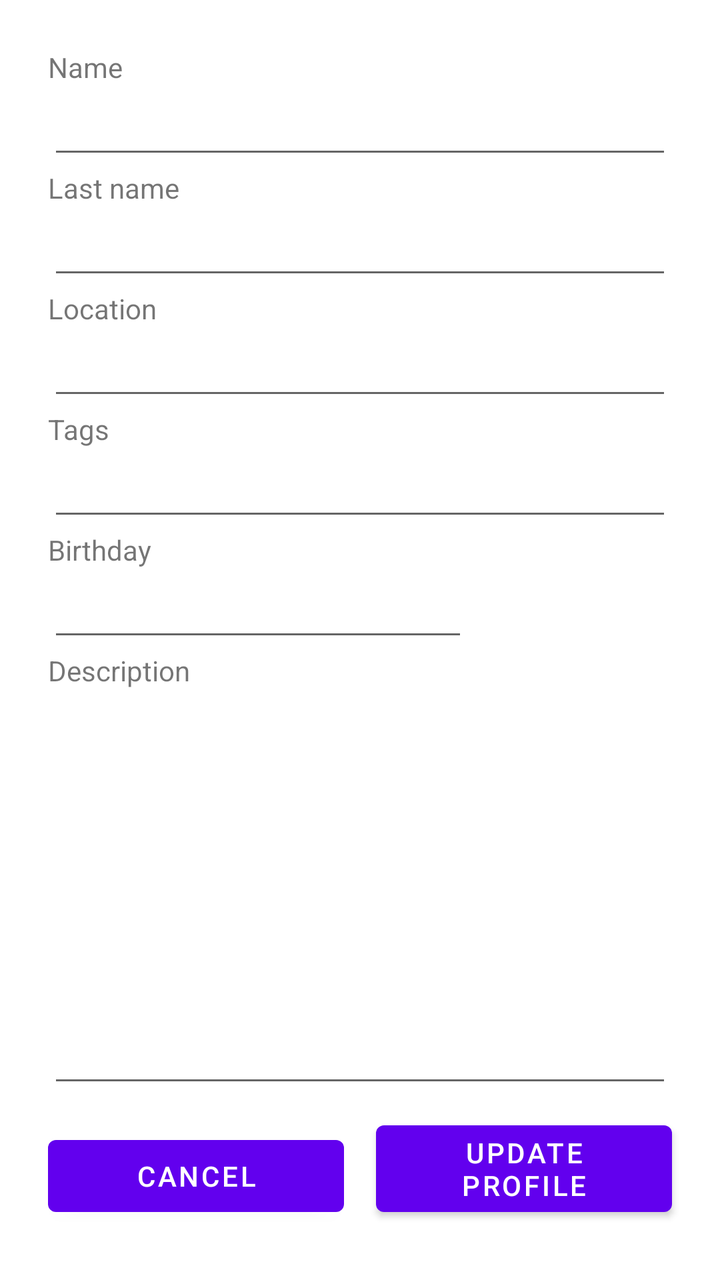
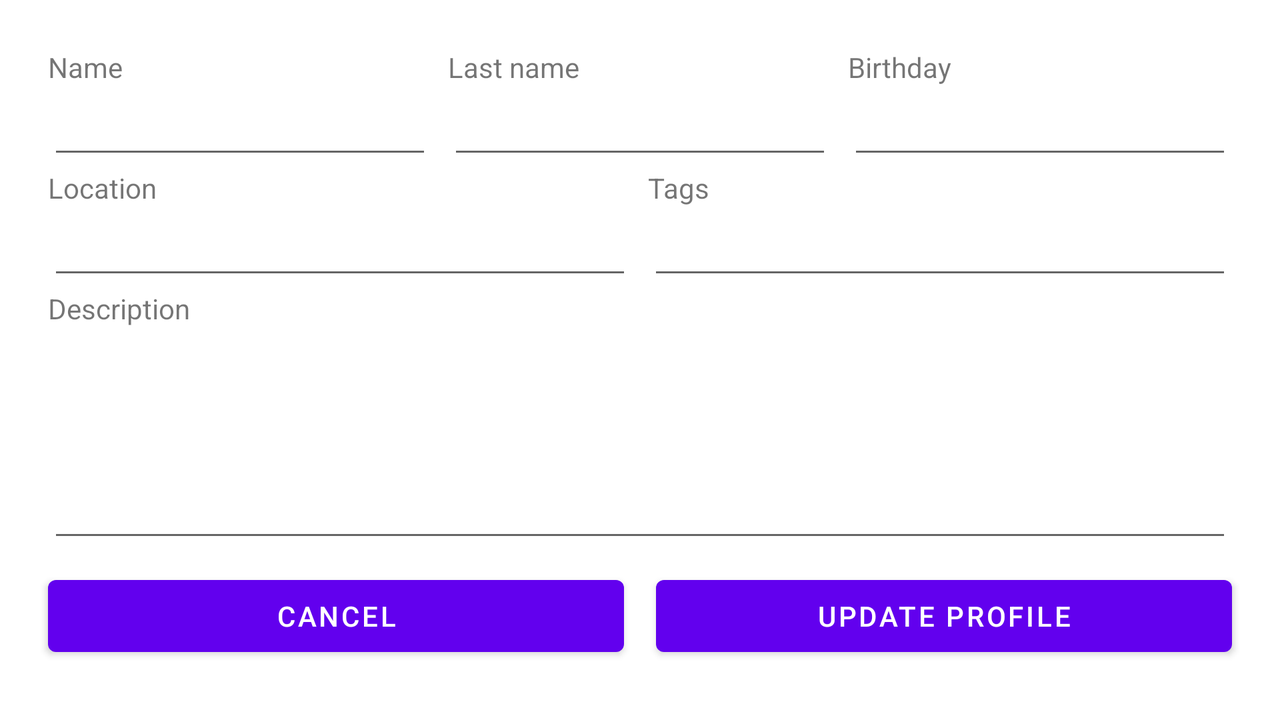

One screen, two layout resources from the same app: the default and the repository's alternative for another configuration. Each is rendered where Android would select it; the XML of both is given below.
<!-- AndroidManifest.xml: application theme Theme.PADMVOLUNTARIXFINAL -->
<!-- res/layout/activity_edit_profile.xml -->
<?xml version="1.0" encoding="utf-8"?>
<androidx.constraintlayout.widget.ConstraintLayout xmlns:android="http://schemas.android.com/apk/res/android"
    xmlns:app="http://schemas.android.com/apk/res-auto"
    xmlns:tools="http://schemas.android.com/tools"
    android:orientation="vertical"
    android:layout_width="match_parent"
    android:layout_height="match_parent"
    android:padding="20dp"
    tools:context=".EditProfileActivity">

    <TextView
        android:id="@+id/textView"
        android:layout_width="wrap_content"
        android:layout_height="wrap_content"
        android:layout_marginStart="4dp"
        android:layout_marginTop="4dp"
        android:text="Name"
        app:layout_constraintBottom_toTopOf="@+id/etName"
        app:layout_constraintStart_toStartOf="parent"
        app:layout_constraintTop_toTopOf="parent"
        tools:ignore="MissingConstraints" />

    <EditText
        android:id="@+id/etName"
        android:layout_width="0dp"
        android:layout_height="wrap_content"
        android:layout_marginStart="4dp"
        android:layout_marginEnd="4dp"
        app:layout_constraintBottom_toTopOf="@+id/textView2"
        app:layout_constraintEnd_toEndOf="parent"
        app:layout_constraintStart_toStartOf="parent"
        app:layout_constraintTop_toBottomOf="@+id/textView"
        tools:ignore="MissingConstraints" />


    <TextView
        android:id="@+id/textView2"
        android:layout_width="wrap_content"
        android:layout_height="wrap_content"
        android:layout_marginStart="4dp"
        android:text="Last name"
        app:layout_constraintBottom_toTopOf="@+id/etLastName"
        app:layout_constraintStart_toStartOf="parent"
        app:layout_constraintTop_toBottomOf="@+id/etName"
        tools:ignore="MissingConstraints" />

    <EditText
        android:id="@+id/etLastName"
        android:layout_width="0dp"
        android:layout_height="wrap_content"
        android:layout_marginStart="4dp"
        android:layout_marginEnd="4dp"
        app:layout_constraintBottom_toTopOf="@+id/textView3"
        app:layout_constraintEnd_toEndOf="parent"
        app:layout_constraintStart_toStartOf="parent"
        app:layout_constraintTop_toBottomOf="@+id/textView2"
        tools:ignore="MissingConstraints" />


    <TextView
        android:id="@+id/textView3"
        android:layout_width="wrap_content"
        android:layout_height="wrap_content"
        android:layout_marginStart="4dp"
        android:text="Location"
        app:layout_constraintBottom_toTopOf="@+id/etLocation"
        app:layout_constraintStart_toStartOf="parent"
        app:layout_constraintTop_toBottomOf="@+id/etLastName"
        tools:ignore="MissingConstraints" />

    <EditText
        android:id="@+id/etLocation"
        android:layout_width="0dp"
        android:layout_height="wrap_content"
        android:layout_marginStart="4dp"
        android:layout_marginEnd="4dp"
        app:layout_constraintEnd_toEndOf="parent"
        app:layout_constraintStart_toStartOf="parent"
        app:layout_constraintTop_toBottomOf="@+id/textView3"
        tools:ignore="MissingConstraints" />

    <Button
        android:id="@+id/bUpdateProfile"
        android:layout_width="0dp"
        android:layout_height="wrap_content"
        android:layout_marginStart="8dp"
        android:layout_marginEnd="4dp"
        android:layout_marginBottom="8dp"
        android:text="Update profile"
        app:layout_constraintBottom_toBottomOf="parent"
        app:layout_constraintEnd_toEndOf="parent"
        app:layout_constraintStart_toEndOf="@+id/bCancel"
        tools:ignore="MissingConstraints" />

    <TextView
        android:id="@+id/textView6"
        android:layout_width="wrap_content"
        android:layout_height="wrap_content"
        android:layout_marginStart="4dp"
        android:text="Tags"
        app:layout_constraintBottom_toTopOf="@+id/etTags"
        app:layout_constraintStart_toStartOf="parent"
        app:layout_constraintTop_toBottomOf="@+id/etLocation" />

    <EditText
        android:id="@+id/etTags"
        android:layout_width="0dp"
        android:layout_height="wrap_content"
        android:layout_marginStart="4dp"
        android:layout_marginEnd="4dp"
        android:ems="10"
        android:inputType="textPersonName"
        app:layout_constraintEnd_toEndOf="parent"
        app:layout_constraintStart_toStartOf="parent"
        app:layout_constraintTop_toBottomOf="@+id/textView6" />

    <EditText
        android:id="@+id/etBirthday"
        android:layout_width="0dp"
        android:layout_height="wrap_content"
        android:layout_marginStart="4dp"
        android:ems="10"
        android:inputType="date"
        app:layout_constraintBottom_toTopOf="@+id/textView8"
        app:layout_constraintStart_toStartOf="parent"
        app:layout_constraintTop_toBottomOf="@+id/textView7" />

    <TextView
        android:id="@+id/textView7"
        android:layout_width="wrap_content"
        android:layout_height="wrap_content"
        android:layout_marginStart="4dp"
        android:text="Birthday"
        app:layout_constraintBottom_toTopOf="@+id/etBirthday"
        app:layout_constraintStart_toStartOf="parent"
        app:layout_constraintTop_toBottomOf="@+id/etTags" />

    <EditText
        android:id="@+id/etDescription"
        android:layout_width="0dp"
        android:layout_height="0dp"
        android:layout_marginStart="4dp"
        android:layout_marginEnd="4dp"
        android:layout_marginBottom="8dp"
        android:ems="10"
        android:gravity="start|top"
        android:inputType="textMultiLine"
        app:layout_constraintBottom_toTopOf="@+id/bUpdateProfile"
        app:layout_constraintEnd_toEndOf="parent"
        app:layout_constraintStart_toStartOf="parent"
        app:layout_constraintTop_toBottomOf="@+id/textView8" />

    <TextView
        android:id="@+id/textView8"
        android:layout_width="wrap_content"
        android:layout_height="wrap_content"
        android:layout_marginStart="4dp"
        android:text="Description"
        app:layout_constraintBottom_toTopOf="@+id/etDescription"
        app:layout_constraintStart_toStartOf="parent"
        app:layout_constraintTop_toBottomOf="@+id/etBirthday" />

    <Button
        android:id="@+id/bCancel"
        android:layout_width="0dp"
        android:layout_height="wrap_content"
        android:layout_marginStart="4dp"
        android:layout_marginEnd="8dp"
        android:layout_marginBottom="8dp"
        android:text="Cancel"
        app:layout_constraintBottom_toBottomOf="parent"
        app:layout_constraintEnd_toStartOf="@+id/bUpdateProfile"
        app:layout_constraintStart_toStartOf="parent" />

</androidx.constraintlayout.widget.ConstraintLayout>
<!-- resources referenced by this layout -->
<resources>
  <style name="Theme.PADMVOLUNTARIXFINAL" parent="Theme.MaterialComponents.DayNight.DarkActionBar">
          
          <item name="colorPrimary">@color/purple_500</item>
          <item name="colorPrimaryVariant">@color/purple_700</item>
          <item name="colorOnPrimary">@color/white</item>
          
          <item name="colorSecondary">@color/teal_200</item>
          <item name="colorSecondaryVariant">@color/teal_700</item>
          <item name="colorOnSecondary">@color/black</item>
          
          <item name="android:statusBarColor" tools:targetApi="l">?attr/colorPrimaryVariant</item>
          
      </style>
  <color name="purple_500">#FF6200EE</color>
  <color name="purple_700">#FF3700B3</color>
  <color name="white">#FFFFFFFF</color>
  <color name="teal_200">#FF03DAC5</color>
  <color name="teal_700">#FF018786</color>
  <color name="black">#FF000000</color>
</resources>
<!-- res/layout-land/activity_edit_profile.xml (the repository's variant of the layout above) -->
<!-- drawn on the phone turned sideways -->
<?xml version="1.0" encoding="utf-8"?>
<androidx.constraintlayout.widget.ConstraintLayout xmlns:android="http://schemas.android.com/apk/res/android"
    xmlns:app="http://schemas.android.com/apk/res-auto"
    xmlns:tools="http://schemas.android.com/tools"
    android:orientation="vertical"
    android:layout_width="match_parent"
    android:layout_height="match_parent"
    android:padding="20dp"
    tools:context=".EditProfileActivity">

    <TextView
        android:id="@+id/textView"
        android:layout_width="wrap_content"
        android:layout_height="wrap_content"
        android:layout_marginStart="4dp"
        android:layout_marginTop="4dp"
        android:text="Name"
        app:layout_constraintBottom_toTopOf="@+id/etName"
        app:layout_constraintStart_toStartOf="parent"
        app:layout_constraintTop_toTopOf="parent"
        tools:ignore="MissingConstraints" />


    <EditText
        android:id="@+id/etName"
        android:layout_width="0dp"
        android:layout_height="wrap_content"
        android:layout_marginStart="4dp"
        android:layout_marginEnd="4dp"
        app:layout_constraintEnd_toStartOf="@+id/etLastName"
        app:layout_constraintStart_toStartOf="parent"
        app:layout_constraintTop_toBottomOf="@+id/textView"
        tools:ignore="MissingConstraints" />


    <TextView
        android:id="@+id/textView2"
        android:layout_width="wrap_content"
        android:layout_height="wrap_content"
        android:layout_marginTop="4dp"
        android:text="Last name"
        app:layout_constraintBottom_toTopOf="@+id/etLastName"
        app:layout_constraintStart_toStartOf="@+id/etLastName"
        app:layout_constraintTop_toTopOf="parent"
        app:layout_constraintVertical_bias="0.952"
        tools:ignore="MissingConstraints" />

    <EditText
        android:id="@+id/etLastName"
        android:layout_width="0dp"
        android:layout_height="wrap_content"
        android:layout_marginStart="4dp"
        android:layout_marginEnd="4dp"
        app:layout_constraintEnd_toStartOf="@+id/etBirthday"
        app:layout_constraintStart_toEndOf="@+id/etName"
        app:layout_constraintTop_toBottomOf="@+id/textView2"
        tools:ignore="MissingConstraints" />

    <TextView
        android:id="@+id/textView3"
        android:layout_width="wrap_content"
        android:layout_height="wrap_content"
        android:layout_marginStart="4dp"
        android:text="Location"
        app:layout_constraintBottom_toTopOf="@+id/etLocation"
        app:layout_constraintStart_toStartOf="parent"
        app:layout_constraintTop_toBottomOf="@+id/etName"
        tools:ignore="MissingConstraints" />

    <EditText
        android:id="@+id/etLocation"
        android:layout_width="0dp"
        android:layout_height="wrap_content"
        android:layout_marginStart="4dp"
        android:layout_marginEnd="4dp"
        app:layout_constraintEnd_toStartOf="@+id/etTags"
        app:layout_constraintStart_toStartOf="parent"
        app:layout_constraintTop_toBottomOf="@+id/textView3"
        tools:ignore="MissingConstraints" />

    <Button
        android:id="@+id/bUpdateProfile"
        android:layout_width="0dp"
        android:layout_height="wrap_content"
        android:layout_marginStart="8dp"
        android:layout_marginEnd="4dp"
        android:layout_marginBottom="8dp"
        android:text="Update profile"
        app:layout_constraintBottom_toBottomOf="parent"
        app:layout_constraintEnd_toEndOf="parent"
        app:layout_constraintStart_toEndOf="@+id/bCancel"
        tools:ignore="MissingConstraints" />

    <TextView
        android:id="@+id/textView6"
        android:layout_width="wrap_content"
        android:layout_height="wrap_content"
        android:text="Tags"
        app:layout_constraintBottom_toTopOf="@+id/etTags"
        app:layout_constraintStart_toStartOf="@+id/etTags"
        app:layout_constraintTop_toBottomOf="@+id/etLastName" />

    <EditText
        android:id="@+id/etTags"
        android:layout_width="0dp"
        android:layout_height="wrap_content"
        android:layout_marginStart="4dp"
        android:layout_marginEnd="4dp"
        android:ems="10"
        android:inputType="textPersonName"
        app:layout_constraintEnd_toEndOf="parent"
        app:layout_constraintStart_toEndOf="@+id/etLocation"
        app:layout_constraintTop_toBottomOf="@+id/textView6" />

    <EditText
        android:id="@+id/etBirthday"
        android:layout_width="0dp"
        android:layout_height="wrap_content"
        android:layout_marginStart="4dp"
        android:layout_marginEnd="4dp"
        android:ems="10"
        android:inputType="date"
        app:layout_constraintEnd_toEndOf="parent"
        app:layout_constraintStart_toEndOf="@+id/etLastName"
        app:layout_constraintTop_toBottomOf="@+id/textView7" />

    <TextView
        android:id="@+id/textView7"
        android:layout_width="wrap_content"
        android:layout_height="wrap_content"
        android:layout_marginTop="4dp"
        android:text="Birthday"
        app:layout_constraintBottom_toTopOf="@+id/etBirthday"
        app:layout_constraintStart_toStartOf="@+id/etBirthday"
        app:layout_constraintTop_toTopOf="parent" />

    <EditText
        android:id="@+id/etDescription"
        android:layout_width="0dp"
        android:layout_height="0dp"
        android:layout_marginStart="4dp"
        android:layout_marginEnd="4dp"
        android:layout_marginBottom="8dp"
        android:ems="10"
        android:gravity="start|top"
        android:inputType="textMultiLine"
        app:layout_constraintBottom_toTopOf="@+id/bUpdateProfile"
        app:layout_constraintEnd_toEndOf="parent"
        app:layout_constraintStart_toStartOf="parent"
        app:layout_constraintTop_toBottomOf="@+id/textView8" />

    <TextView
        android:id="@+id/textView8"
        android:layout_width="wrap_content"
        android:layout_height="wrap_content"
        android:layout_marginStart="4dp"
        android:text="Description"
        app:layout_constraintBottom_toTopOf="@+id/etDescription"
        app:layout_constraintStart_toStartOf="parent"
        app:layout_constraintTop_toBottomOf="@+id/etLocation" />

    <Button
        android:id="@+id/bCancel"
        android:layout_width="0dp"
        android:layout_height="wrap_content"
        android:layout_marginStart="4dp"
        android:layout_marginEnd="8dp"
        android:layout_marginBottom="8dp"
        android:text="Cancel"
        app:layout_constraintBottom_toBottomOf="parent"
        app:layout_constraintEnd_toStartOf="@+id/bUpdateProfile"
        app:layout_constraintStart_toStartOf="parent" />

</androidx.constraintlayout.widget.ConstraintLayout>
